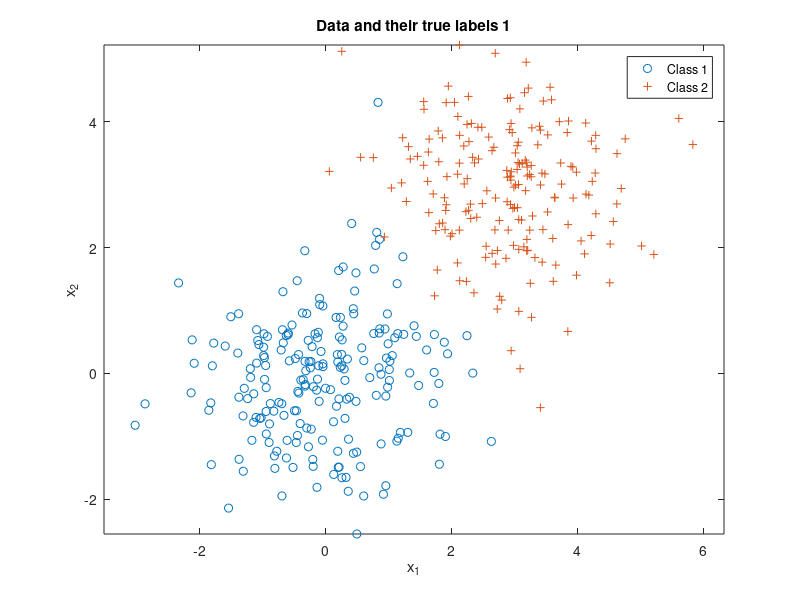

MATLAB code for this plot: (Note: this script raises an error after producing the figure.)
clear all;
close all;

%Sample 1
n = 2;
N = 400;
mu(:,1) = [0;0];
mu(:,2) = [3;3];
sigma(:,:,1) = [1 0;0 1];
sigma(:,:,2) = [1 0;0 1];
p = [0.5,0.5];

label = rand(1,N) >= p(1);
Nc = [length(find(label==0)),length(find(label==1))];
x = zeros(n,N);

for l = 0:1
    x(:,label==l) = mvnrnd(mu(:,l+1),sigma(:,:,l+1),Nc(l+1))';
end

figure(1), clf,
plot(x(1,label==0),x(2,label==0),'o'), hold on,
plot(x(1,label==1),x(2,label==1),'+'), axis equal,
legend('Class 1','Class 2'), 
title('Data and their true labels 1'),
xlabel('x_1'), ylabel('x_2'), 

lambda = [0 1;1 0]; % loss values
gamma = (lambda(2,1)-lambda(1,1))/(lambda(1,2)-lambda(2,2)) * p(1)/p(2); %threshold
discriminantScore = log(evalGaussian(x,mu(:,2),sigma(:,:,2)))-log(evalGaussian(x,mu(:,1),sigma(:,:,1)));% - log(gamma);
decision = (discriminantScore >= log(gamma));

ind00 = find(decision==0 & label==0); p00 = length(ind00)/Nc(1); % probability of true negative
ind10 = find(decision==1 & label==0); p10 = length(ind10)/Nc(1); % probability of false positive
ind01 = find(decision==0 & label==1); p01 = length(ind01)/Nc(2); % probability of false negative
ind11 = find(decision==1 & label==1); p11 = length(ind11)/Nc(2); % probability of true positive
p_error = [p10,p01]*Nc'/N; % probability of error, empirically estimated

figure(2), % class 1 circle, class 2 +, correct green, incorrect red
plot(x(1,ind00),x(2,ind00),'og'); hold on,
plot(x(1,ind10),x(2,ind10),'or'); hold on,
plot(x(1,ind01),x(2,ind01),'+r'); hold on,
plot(x(1,ind11),x(2,ind11),'+g'); hold on,
axis equal, 
% Draw the decision boundary
horizontalGrid = linspace(floor(min(x(1,:))),ceil(max(x(1,:))),101);
verticalGrid = linspace(floor(min(x(2,:))),ceil(max(x(2,:))),91);
[h,v] = meshgrid(horizontalGrid,verticalGrid);
discriminantScoreGridValues = log(evalGaussian([h(:)';v(:)'],mu(:,2),sigma(:,:,2)))-log(evalGaussian([h(:)';v(:)'],mu(:,1),sigma(:,:,1))) - log(gamma);
minDSGV = min(discriminantScoreGridValues);
maxDSGV = max(discriminantScoreGridValues);
discriminantScoreGrid = reshape(discriminantScoreGridValues,91,101);
figure(2), contour(horizontalGrid,verticalGrid,discriminantScoreGrid,[minDSGV*[0.9,0.6,0.3],0,[0.3,0.6,0.9]*maxDSGV]); % plot equilevel contours of the discriminant function
% including the contour at level 0 which is the decision boundary
legend('Correct decisions for data from Class 1','Wrong decisions for data from Class 1','Wrong decisions for data from Class 2','Correct decisions for data from Class 2','Equilevel contours of the discriminant function' ), 
title('Data and their classifier decisions versus true labels'),
xlabel('x_1'), ylabel('x_2'),



% Appending LDA 
Sb = (mu(:,1)-mu(:,2))*(mu(:,1)-mu(:,2))';
Sw = sigma(:,:,1) + sigma(:,:,2);
[V,D] = eig(inv(Sw)*Sb); % LDA solution satisfies alpha Sw w = Sb w; ie w is a generalized eigenvector of (Sw,Sb)
% equivalently alpha w  = inv(Sw) Sb w
[~,ind] = sort(diag(D),'descend');
wLDA = V(:,ind(1)); % Fisher LDA projection vector
yLDA = wLDA'*x; % All data projected on to the line spanned by wLDA
wLDA = sign(mean(yLDA(find(label==1)))-mean(yLDA(find(label==0))))*wLDA; % ensures class1 falls on the + side of the axis
yLDA = sign(mean(yLDA(find(label==1)))-mean(yLDA(find(label==0))))*yLDA; % flip yLDA accordingly
figure(3), clf,
plot(yLDA(find(label==0)),zeros(1,Nc(1)),'o'), hold on,
plot(yLDA(find(label==1)),zeros(1,Nc(2)),'+'), axis equal,

legend('Class 1','Class 2'), 
title('LDA projection of data and their true labels'),
xlabel('x_1'), ylabel('x_2'), 
tau = 0;
decisionLDA = (yLDA >= 0);

%Sample 2
n = 2;
N = 400;
mu(:,1) = [0;0];
mu(:,2) = [3;3];
sigma(:,:,1) = [3 1;1 0.8];
sigma(:,:,2) = [3 1;1 0.8];
p = [0.5,0.5];

label = rand(1,N) >= p(1);
Nc = [length(find(label==0)),length(find(label==1))];
x = zeros(n,N);

for l = 0:1
    x(:,label==l) = mvnrnd(mu(:,l+1),sigma(:,:,l+1),Nc(l+1))';
end

figure(4), clf,
plot(x(1,label==0),x(2,label==0),'o'), hold on,
plot(x(1,label==1),x(2,label==1),'+'), axis equal,
legend('Class 1','Class 2'), 
title('Data and their true labels 1'),
xlabel('x_1'), ylabel('x_2'), 

lambda = [0 1;1 0]; % loss values
gamma = (lambda(2,1)-lambda(1,1))/(lambda(1,2)-lambda(2,2)) * p(1)/p(2); %threshold
discriminantScore = log(evalGaussian(x,mu(:,2),sigma(:,:,2)))-log(evalGaussian(x,mu(:,1),sigma(:,:,1)));% - log(gamma);
decision = (discriminantScore >= log(gamma));

ind00 = find(decision==0 & label==0); p00 = length(ind00)/Nc(1); % probability of true negative
ind10 = find(decision==1 & label==0); p10 = length(ind10)/Nc(1); % probability of false positive
ind01 = find(decision==0 & label==1); p01 = length(ind01)/Nc(2); % probability of false negative
ind11 = find(decision==1 & label==1); p11 = length(ind11)/Nc(2); % probability of true positive
p_error = [p10,p01]*Nc'/N; % probability of error, empirically estimated

figure(5), % class 1 circle, class 2 +, correct green, incorrect red
plot(x(1,ind00),x(2,ind00),'og'); hold on,
plot(x(1,ind10),x(2,ind10),'or'); hold on,
plot(x(1,ind01),x(2,ind01),'+r'); hold on,
plot(x(1,ind11),x(2,ind11),'+g'); hold on,
axis equal, 
% Draw the decision boundary
horizontalGrid = linspace(floor(min(x(1,:))),ceil(max(x(1,:))),101);
verticalGrid = linspace(floor(min(x(2,:))),ceil(max(x(2,:))),91);
[h,v] = meshgrid(horizontalGrid,verticalGrid);
discriminantScoreGridValues = log(evalGaussian([h(:)';v(:)'],mu(:,2),sigma(:,:,2)))-log(evalGaussian([h(:)';v(:)'],mu(:,1),sigma(:,:,1))) - log(gamma);
minDSGV = min(discriminantScoreGridValues);
maxDSGV = max(discriminantScoreGridValues);
discriminantScoreGrid = reshape(discriminantScoreGridValues,91,101);
figure(5), contour(horizontalGrid,verticalGrid,discriminantScoreGrid,[minDSGV*[0.9,0.6,0.3],0,[0.3,0.6,0.9]*maxDSGV]); % plot equilevel contours of the discriminant function
% including the contour at level 0 which is the decision boundary
legend('Correct decisions for data from Class 1','Wrong decisions for data from Class 1','Wrong decisions for data from Class 2','Correct decisions for data from Class 2','Equilevel contours of the discriminant function' ), 
title('Data and their classifier decisions versus true labels'),
xlabel('x_1'), ylabel('x_2'),



% Appending LDA 
Sb = (mu(:,1)-mu(:,2))*(mu(:,1)-mu(:,2))';
Sw = sigma(:,:,1) + sigma(:,:,2);
[V,D] = eig(inv(Sw)*Sb); % LDA solution satisfies alpha Sw w = Sb w; ie w is a generalized eigenvector of (Sw,Sb)
% equivalently alpha w  = inv(Sw) Sb w
[~,ind] = sort(diag(D),'descend');
wLDA = V(:,ind(1)); % Fisher LDA projection vector
yLDA = wLDA'*x; % All data projected on to the line spanned by wLDA
wLDA = sign(mean(yLDA(find(label==1)))-mean(yLDA(find(label==0))))*wLDA; % ensures class1 falls on the + side of the axis
yLDA = sign(mean(yLDA(find(label==1)))-mean(yLDA(find(label==0))))*yLDA; % flip yLDA accordingly
figure(6), clf,
plot(yLDA(find(label==0)),zeros(1,Nc(1)),'o'), hold on,
plot(yLDA(find(label==1)),zeros(1,Nc(2)),'+'), axis equal,
legend('Class 1','Class 2'), 
title('LDA projection of data and their true labels'),
xlabel('x_1'), ylabel('x_2'), 
tau = 0;
decisionLDA = (yLDA >= 0);


%Sample 3
n = 2;
N = 400;
mu(:,1) = [0;0];
mu(:,2) = [2;2];
sigma(:,:,1) = [2 0.5;0.5 1];
sigma(:,:,2) = [2 0.5;0.5 1];
p = [0.5,0.5];

label = rand(1,N) >= p(1);
Nc = [length(find(label==0)),length(find(label==1))];
x = zeros(n,N);

for l = 0:1
    x(:,label==l) = mvnrnd(mu(:,l+1),sigma(:,:,l+1),Nc(l+1))';
end

figure(7), clf,
plot(x(1,label==0),x(2,label==0),'o'), hold on,
plot(x(1,label==1),x(2,label==1),'+'), axis equal,
legend('Class 1','Class 2'), 
title('Data and their true labels 1'),
xlabel('x_1'), ylabel('x_2'), 

lambda = [0 1;1 0]; % loss values
gamma = (lambda(2,1)-lambda(1,1))/(lambda(1,2)-lambda(2,2)) * p(1)/p(2); %threshold
discriminantScore = log(evalGaussian(x,mu(:,2),sigma(:,:,2)))-log(evalGaussian(x,mu(:,1),sigma(:,:,1)));% - log(gamma);
decision = (discriminantScore >= log(gamma));

ind00 = find(decision==0 & label==0); p00 = length(ind00)/Nc(1); % probability of true negative
ind10 = find(decision==1 & label==0); p10 = length(ind10)/Nc(1); % probability of false positive
ind01 = find(decision==0 & label==1); p01 = length(ind01)/Nc(2); % probability of false negative
ind11 = find(decision==1 & label==1); p11 = length(ind11)/Nc(2); % probability of true positive
p_error = [p10,p01]*Nc'/N; % probability of error, empirically estimated

figure(8), % class 1 circle, class 2 +, correct green, incorrect red
plot(x(1,ind00),x(2,ind00),'og'); hold on,
plot(x(1,ind10),x(2,ind10),'or'); hold on,
plot(x(1,ind01),x(2,ind01),'+r'); hold on,
plot(x(1,ind11),x(2,ind11),'+g'); hold on,
axis equal, 
% Draw the decision boundary
horizontalGrid = linspace(floor(min(x(1,:))),ceil(max(x(1,:))),101);
verticalGrid = linspace(floor(min(x(2,:))),ceil(max(x(2,:))),91);
[h,v] = meshgrid(horizontalGrid,verticalGrid);
discriminantScoreGridValues = log(evalGaussian([h(:)';v(:)'],mu(:,2),sigma(:,:,2)))-log(evalGaussian([h(:)';v(:)'],mu(:,1),sigma(:,:,1))) - log(gamma);
minDSGV = min(discriminantScoreGridValues);
maxDSGV = max(discriminantScoreGridValues);
discriminantScoreGrid = reshape(discriminantScoreGridValues,91,101);
figure(8), contour(horizontalGrid,verticalGrid,discriminantScoreGrid,[minDSGV*[0.9,0.6,0.3],0,[0.3,0.6,0.9]*maxDSGV]); % plot equilevel contours of the discriminant function
% including the contour at level 0 which is the decision boundary
legend('Correct decisions for data from Class 1','Wrong decisions for data from Class 1','Wrong decisions for data from Class 2','Correct decisions for data from Class 2','Equilevel contours of the discriminant function' ), 
title('Data and their classifier decisions versus true labels'),
xlabel('x_1'), ylabel('x_2'),



% Appending LDA 
Sb = (mu(:,1)-mu(:,2))*(mu(:,1)-mu(:,2))';
Sw = sigma(:,:,1) + sigma(:,:,2);
[V,D] = eig(inv(Sw)*Sb); % LDA solution satisfies alpha Sw w = Sb w; ie w is a generalized eigenvector of (Sw,Sb)
% equivalently alpha w  = inv(Sw) Sb w
[~,ind] = sort(diag(D),'descend');
wLDA = V(:,ind(1)); % Fisher LDA projection vector
yLDA = wLDA'*x; % All data projected on to the line spanned by wLDA
wLDA = sign(mean(yLDA(find(label==1)))-mean(yLDA(find(label==0))))*wLDA; % ensures class1 falls on the + side of the axis
yLDA = sign(mean(yLDA(find(label==1)))-mean(yLDA(find(label==0))))*yLDA; % flip yLDA accordingly
figure(9), clf,
plot(yLDA(find(label==0)),zeros(1,Nc(1)),'o'), hold on,
plot(yLDA(find(label==1)),zeros(1,Nc(2)),'+'), axis equal,
legend('Class 1','Class 2'), 
title('LDA projection of data and their true labels'),
xlabel('x_1'), ylabel('x_2'), 
tau = 0;
decisionLDA = (yLDA >= 0);


%Sample 4
n = 2;
N = 400;
mu(:,1) = [0;0];
mu(:,2) = [3;3];
sigma(:,:,1) = [1 0;0 1];
sigma(:,:,2) = [1 0;0 1];
p = [0.05,0.95];

label = rand(1,N) >= p(1);
Nc = [length(find(label==0)),length(find(label==1))];
x = zeros(n,N);

for l = 0:1
    x(:,label==l) = mvnrnd(mu(:,l+1),sigma(:,:,l+1),Nc(l+1))';
end

figure(10), clf,
plot(x(1,label==0),x(2,label==0),'o'), hold on,
plot(x(1,label==1),x(2,label==1),'+'), axis equal,
legend('Class 1','Class 2'), 
title('Data and their true labels 1'),
xlabel('x_1'), ylabel('x_2'), 

lambda = [0 1;1 0]; % loss values
gamma = (lambda(2,1)-lambda(1,1))/(lambda(1,2)-lambda(2,2)) * p(1)/p(2); %threshold
discriminantScore = log(evalGaussian(x,mu(:,2),sigma(:,:,2)))-log(evalGaussian(x,mu(:,1),sigma(:,:,1)));% - log(gamma);
decision = (discriminantScore >= log(gamma));

ind00 = find(decision==0 & label==0); p00 = length(ind00)/Nc(1); % probability of true negative
ind10 = find(decision==1 & label==0); p10 = length(ind10)/Nc(1); % probability of false positive
ind01 = find(decision==0 & label==1); p01 = length(ind01)/Nc(2); % probability of false negative
ind11 = find(decision==1 & label==1); p11 = length(ind11)/Nc(2); % probability of true positive
p_error = [p10,p01]*Nc'/N; % probability of error, empirically estimated

figure(11), % class 1 circle, class 2 +, correct green, incorrect red
plot(x(1,ind00),x(2,ind00),'og'); hold on,
plot(x(1,ind10),x(2,ind10),'or'); hold on,
plot(x(1,ind01),x(2,ind01),'+r'); hold on,
plot(x(1,ind11),x(2,ind11),'+g'); hold on,
axis equal, 
% Draw the decision boundary
horizontalGrid = linspace(floor(min(x(1,:))),ceil(max(x(1,:))),101);
verticalGrid = linspace(floor(min(x(2,:))),ceil(max(x(2,:))),91);
[h,v] = meshgrid(horizontalGrid,verticalGrid);
discriminantScoreGridValues = log(evalGaussian([h(:)';v(:)'],mu(:,2),sigma(:,:,2)))-log(evalGaussian([h(:)';v(:)'],mu(:,1),sigma(:,:,1))) - log(gamma);
minDSGV = min(discriminantScoreGridValues);
maxDSGV = max(discriminantScoreGridValues);
discriminantScoreGrid = reshape(discriminantScoreGridValues,91,101);
figure(11), contour(horizontalGrid,verticalGrid,discriminantScoreGrid,[minDSGV*[0.9,0.6,0.3],0,[0.3,0.6,0.9]*maxDSGV]); % plot equilevel contours of the discriminant function
% including the contour at level 0 which is the decision boundary
legend('Correct decisions for data from Class 1','Wrong decisions for data from Class 1','Wrong decisions for data from Class 2','Correct decisions for data from Class 2','Equilevel contours of the discriminant function' ), 
title('Data and their classifier decisions versus true labels'),
xlabel('x_1'), ylabel('x_2'),



% Appending LDA 
Sb = (mu(:,1)-mu(:,2))*(mu(:,1)-mu(:,2))';
Sw = sigma(:,:,1) + sigma(:,:,2);
[V,D] = eig(inv(Sw)*Sb); % LDA solution satisfies alpha Sw w = Sb w; ie w is a generalized eigenvector of (Sw,Sb)
% equivalently alpha w  = inv(Sw) Sb w
[~,ind] = sort(diag(D),'descend');
wLDA = V(:,ind(1)); % Fisher LDA projection vector
yLDA = wLDA'*x; % All data projected on to the line spanned by wLDA
wLDA = sign(mean(yLDA(find(label==1)))-mean(yLDA(find(label==0))))*wLDA; % ensures class1 falls on the + side of the axis
yLDA = sign(mean(yLDA(find(label==1)))-mean(yLDA(find(label==0))))*yLDA; % flip yLDA accordingly
figure(12), clf,
plot(yLDA(find(label==0)),zeros(1,Nc(1)),'o'), hold on,
plot(yLDA(find(label==1)),zeros(1,Nc(2)),'+'), axis equal,
legend('Class 1','Class 2'), 
title('LDA projection of data and their true labels'),
xlabel('x_1'), ylabel('x_2'), 
tau = 0;
decisionLDA = (yLDA >= 0);


%Sample 5
n = 2;
N = 400;
mu(:,1) = [0;0];
mu(:,2) = [3;3];
sigma(:,:,1) = [3 1;1 0.8];
sigma(:,:,2) = [3 1;1 0.8];
p = [0.05,0.95];

label = rand(1,N) >= p(1);
Nc = [length(find(label==0)),length(find(label==1))];
x = zeros(n,N);

for l = 0:1
    x(:,label==l) = mvnrnd(mu(:,l+1),sigma(:,:,l+1),Nc(l+1))';
end

figure(13), clf,
plot(x(1,label==0),x(2,label==0),'o'), hold on,
plot(x(1,label==1),x(2,label==1),'+'), axis equal,
legend('Class 1','Class 2'), 
title('Data and their true labels 1'),
xlabel('x_1'), ylabel('x_2'), 

lambda = [0 1;1 0]; % loss values
gamma = (lambda(2,1)-lambda(1,1))/(lambda(1,2)-lambda(2,2)) * p(1)/p(2); %threshold
discriminantScore = log(evalGaussian(x,mu(:,2),sigma(:,:,2)))-log(evalGaussian(x,mu(:,1),sigma(:,:,1)));% - log(gamma);
decision = (discriminantScore >= log(gamma));

ind00 = find(decision==0 & label==0); p00 = length(ind00)/Nc(1); % probability of true negative
ind10 = find(decision==1 & label==0); p10 = length(ind10)/Nc(1); % probability of false positive
ind01 = find(decision==0 & label==1); p01 = length(ind01)/Nc(2); % probability of false negative
ind11 = find(decision==1 & label==1); p11 = length(ind11)/Nc(2); % probability of true positive
p_error = [p10,p01]*Nc'/N; % probability of error, empirically estimated

figure(14), % class 1 circle, class 2 +, correct green, incorrect red
plot(x(1,ind00),x(2,ind00),'og'); hold on,
plot(x(1,ind10),x(2,ind10),'or'); hold on,
plot(x(1,ind01),x(2,ind01),'+r'); hold on,
plot(x(1,ind11),x(2,ind11),'+g'); hold on,
axis equal, 
% Draw the decision boundary
horizontalGrid = linspace(floor(min(x(1,:))),ceil(max(x(1,:))),101);
verticalGrid = linspace(floor(min(x(2,:))),ceil(max(x(2,:))),91);
[h,v] = meshgrid(horizontalGrid,verticalGrid);
discriminantScoreGridValues = log(evalGaussian([h(:)';v(:)'],mu(:,2),sigma(:,:,2)))-log(evalGaussian([h(:)';v(:)'],mu(:,1),sigma(:,:,1))) - log(gamma);
minDSGV = min(discriminantScoreGridValues);
maxDSGV = max(discriminantScoreGridValues);
discriminantScoreGrid = reshape(discriminantScoreGridValues,91,101);
figure(14), contour(horizontalGrid,verticalGrid,discriminantScoreGrid,[minDSGV*[0.9,0.6,0.3],0,[0.3,0.6,0.9]*maxDSGV]); % plot equilevel contours of the discriminant function
% including the contour at level 0 which is the decision boundary
legend('Correct decisions for data from Class 1','Wrong decisions for data from Class 1','Wrong decisions for data from Class 2','Correct decisions for data from Class 2','Equilevel contours of the discriminant function' ), 
title('Data and their classifier decisions versus true labels'),
xlabel('x_1'), ylabel('x_2'),



% Appending LDA 
Sb = (mu(:,1)-mu(:,2))*(mu(:,1)-mu(:,2))';
Sw = sigma(:,:,1) + sigma(:,:,2);
[V,D] = eig(inv(Sw)*Sb); % LDA solution satisfies alpha Sw w = Sb w; ie w is a generalized eigenvector of (Sw,Sb)
% equivalently alpha w  = inv(Sw) Sb w
[~,ind] = sort(diag(D),'descend');
wLDA = V(:,ind(1)); % Fisher LDA projection vector
yLDA = wLDA'*x; % All data projected on to the line spanned by wLDA
wLDA = sign(mean(yLDA(find(label==1)))-mean(yLDA(find(label==0))))*wLDA; % ensures class1 falls on the + side of the axis
yLDA = sign(mean(yLDA(find(label==1)))-mean(yLDA(find(label==0))))*yLDA; % flip yLDA accordingly
figure(15), clf,
plot(yLDA(find(label==0)),zeros(1,Nc(1)),'o'), hold on,
plot(yLDA(find(label==1)),zeros(1,Nc(2)),'+'), axis equal,
legend('Class 1','Class 2'), 
title('LDA projection of data and their true labels'),
xlabel('x_1'), ylabel('x_2'), 
tau = 0;
decisionLDA = (yLDA >= 0);

%Sample 6
n = 2;
N = 400;
mu(:,1) = [0;0];
mu(:,2) = [2;2];
sigma(:,:,1) = [2 0.5;0.5 1];
sigma(:,:,2) = [2 0.5;0.5 1];
p = [0.05,0.95];

label = rand(1,N) >= p(1);
Nc = [length(find(label==0)),length(find(label==1))];
x = zeros(n,N);

for l = 0:1
    x(:,label==l) = mvnrnd(mu(:,l+1),sigma(:,:,l+1),Nc(l+1))';
end

figure(16), clf,
plot(x(1,label==0),x(2,label==0),'o'), hold on,
plot(x(1,label==1),x(2,label==1),'+'), axis equal,
legend('Class 1','Class 2'), 
title('Data and their true labels 1'),
xlabel('x_1'), ylabel('x_2'), 

lambda = [0 1;1 0]; % loss values
gamma = (lambda(2,1)-lambda(1,1))/(lambda(1,2)-lambda(2,2)) * p(1)/p(2); %threshold
discriminantScore = log(evalGaussian(x,mu(:,2),sigma(:,:,2)))-log(evalGaussian(x,mu(:,1),sigma(:,:,1)));% - log(gamma);
decision = (discriminantScore >= log(gamma));

ind00 = find(decision==0 & label==0); p00 = length(ind00)/Nc(1); % probability of true negative
ind10 = find(decision==1 & label==0); p10 = length(ind10)/Nc(1); % probability of false positive
ind01 = find(decision==0 & label==1); p01 = length(ind01)/Nc(2); % probability of false negative
ind11 = find(decision==1 & label==1); p11 = length(ind11)/Nc(2); % probability of true positive
p_error = [p10,p01]*Nc'/N; % probability of error, empirically estimated

figure(17), % class 1 circle, class 2 +, correct green, incorrect red
plot(x(1,ind00),x(2,ind00),'og'); hold on,
plot(x(1,ind10),x(2,ind10),'or'); hold on,
plot(x(1,ind01),x(2,ind01),'+r'); hold on,
plot(x(1,ind11),x(2,ind11),'+g'); hold on,
axis equal, 
% Draw the decision boundary
horizontalGrid = linspace(floor(min(x(1,:))),ceil(max(x(1,:))),101);
verticalGrid = linspace(floor(min(x(2,:))),ceil(max(x(2,:))),91);
[h,v] = meshgrid(horizontalGrid,verticalGrid);
discriminantScoreGridValues = log(evalGaussian([h(:)';v(:)'],mu(:,2),sigma(:,:,2)))-log(evalGaussian([h(:)';v(:)'],mu(:,1),sigma(:,:,1))) - log(gamma);
minDSGV = min(discriminantScoreGridValues);
maxDSGV = max(discriminantScoreGridValues);
discriminantScoreGrid = reshape(discriminantScoreGridValues,91,101);
figure(17), contour(horizontalGrid,verticalGrid,discriminantScoreGrid,[minDSGV*[0.9,0.6,0.3],0,[0.3,0.6,0.9]*maxDSGV]); % plot equilevel contours of the discriminant function
% including the contour at level 0 which is the decision boundary
legend('Correct decisions for data from Class 1','Wrong decisions for data from Class 1','Wrong decisions for data from Class 2','Correct decisions for data from Class 2','Equilevel contours of the discriminant function' ), 
title('Data and their classifier decisions versus true labels'),
xlabel('x_1'), ylabel('x_2'),



% Appending LDA 
Sb = (mu(:,1)-mu(:,2))*(mu(:,1)-mu(:,2))';
Sw = sigma(:,:,1) + sigma(:,:,2);
[V,D] = eig(inv(Sw)*Sb); % LDA solution satisfies alpha Sw w = Sb w; ie w is a generalized eigenvector of (Sw,Sb)
% equivalently alpha w  = inv(Sw) Sb w
[~,ind] = sort(diag(D),'descend');
wLDA = V(:,ind(1)); % Fisher LDA projection vector
yLDA = wLDA'*x; % All data projected on to the line spanned by wLDA
wLDA = sign(mean(yLDA(find(label==1)))-mean(yLDA(find(label==0))))*wLDA; % ensures class1 falls on the + side of the axis
yLDA = sign(mean(yLDA(find(label==1)))-mean(yLDA(find(label==0))))*yLDA; % flip yLDA accordingly
figure(18), clf,
plot(yLDA(find(label==0)),zeros(1,Nc(1)),'o'), hold on,
plot(yLDA(find(label==1)),zeros(1,Nc(2)),'+'), axis equal,
legend('Class 1','Class 2'), 
title('LDA projection of data and their true labels'),
xlabel('x_1'), ylabel('x_2'), 
tau = 0;
decisionLDA = (yLDA >= 0);

function g = evalGaussian(x,mu,Sigma)
    %Evaluates the Gaussian pdf N(mu,Sigma) at each coumn of X
    [n,N] = size(x);
    C = ((2*pi)^n * det(Sigma))^(-1/2);
    E = -0.5*sum((x-repmat(mu,1,N)).*(inv(Sigma)*(x-repmat(mu,1,N))),1);
    g = C*exp(E);
end